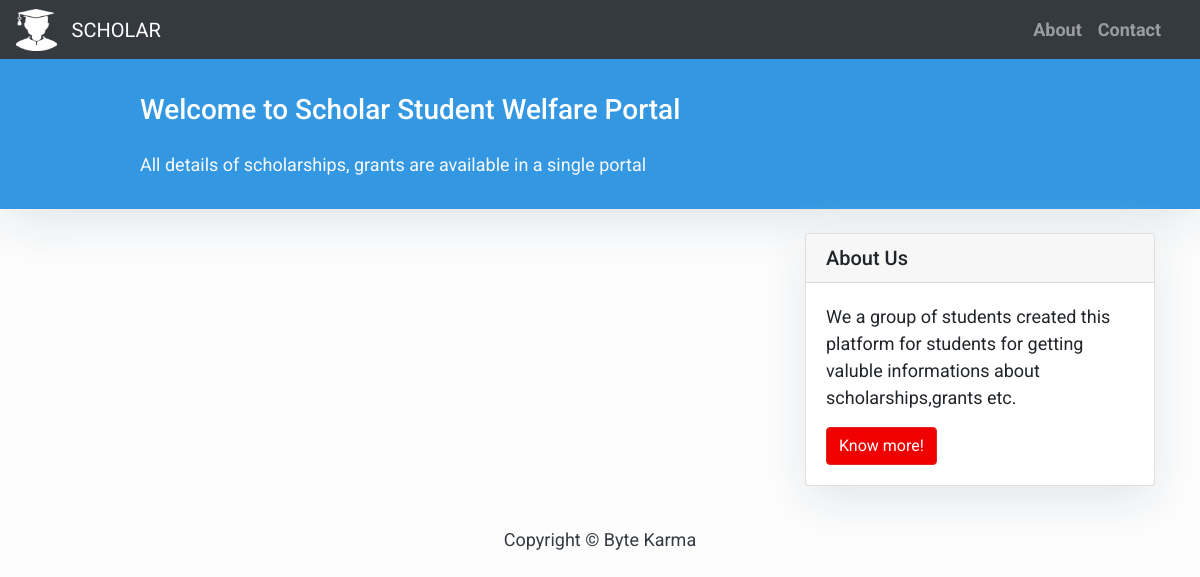
The app's page /, older data.
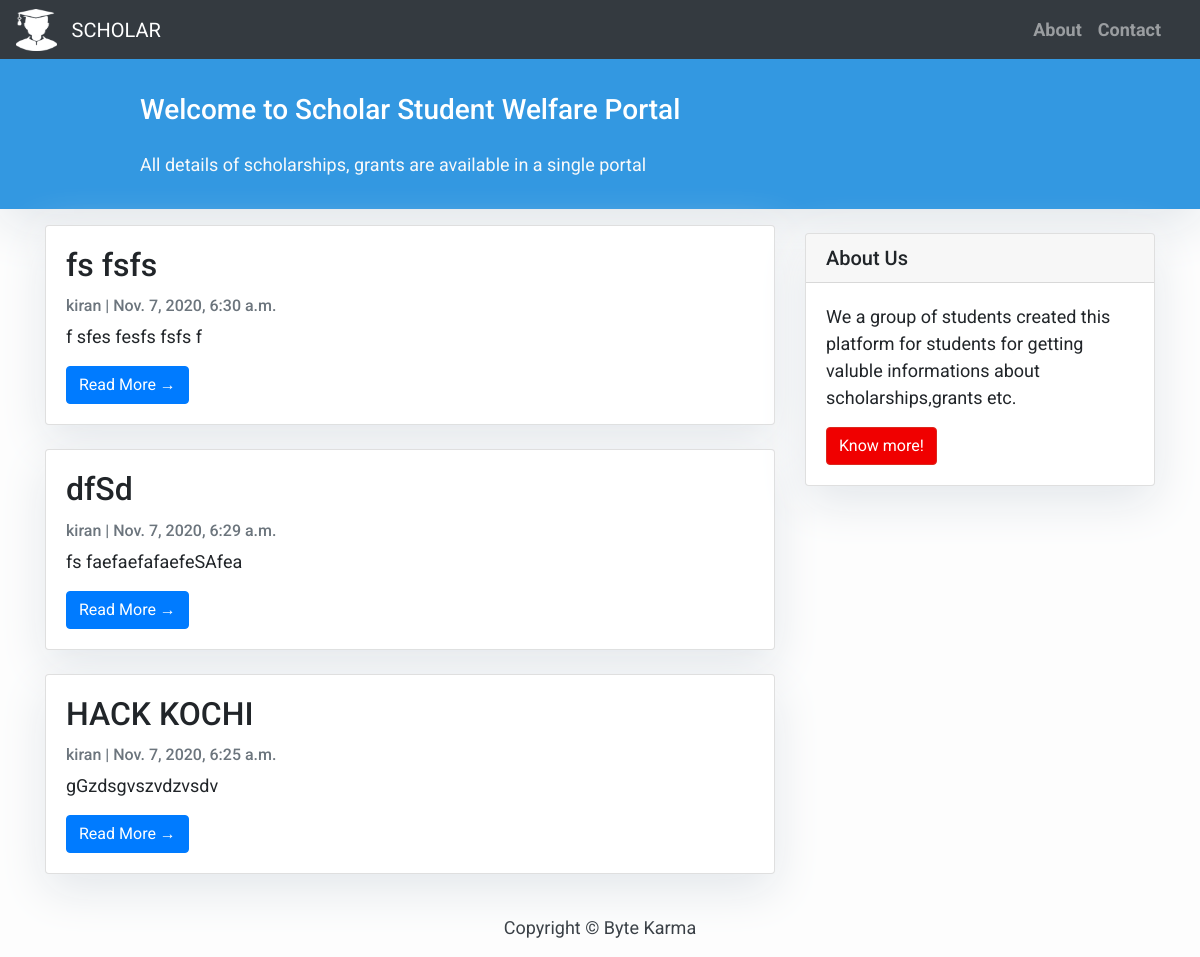
The same page, newer data.
### blog/models.py (models this page shows, shortened)
class Post(models.Model):
    title = models.CharField(max_length=200, unique=True)
    topic_image = models.ImageField(null=True, blank=True, upload_to="images/")
    slug = models.SlugField(max_length=200, unique=True)
    author = models.ForeignKey(User, on_delete= models.CASCADE,related_name='blog_posts')
    updated_on = models.DateTimeField(auto_now= True)
    content = models.TextField()
    created_on = models.DateTimeField(auto_now_add=True)
    status = models.IntegerField(choices=STATUS, default=0)
    class Meta:
        ordering = ['-created_on']

### blog/views.py (the view)
# urls.py: path('', views.PostList.as_view(), name='home'),
class PostList(generic.ListView):
    queryset = Post.objects.filter(status=1).order_by('-created_on')
    template_name = 'index.html'

### templates/index.html (shortened to what this page needs)
{% extends "base.html" %}
 {% block content %}
    <header class="masthead" >
            <div class="container">
              <div class="row">
                <div class=" col-md-8 col-md-10 mx-auto">
                  <div class="site-heading">
                    <h3 class=" site-heading my-4 mt-3 text-white"> Welcome to Scholar Student Welfare Portal </h3>
                    <p class="text-light">All details of scholarships, grants are available in a single portal
                    </p>
                </div>
                    </div>
                  </div>
                </div>
              </header>
            <div class="container">
                <div class="row">
              <div class="col-md-8 mt-3 left">
                    {% for post in post_list %}
                <div class="card mb-4" >
                  <div class="card-body">
                    <h2 class="card-title">{{ post.title }}</h2>
                    <p class="card-text text-muted h6">{{ post.author }} | {{ post.created_on}} </p>
                    <p class="card-text">{{post.content|slice:":200" }}</p>
                    <a href="{% url 'post_detail' post.slug  %}" class="btn btn-primary">Read More &rarr;</a>
                  </div>
                </div>
                {% endfor %}
            </div>
                {% block sidebar %}
                {% include 'sidebar.html' %}
                {% endblock sidebar %}
            </div>
        </div>
{%endblock%}

Row changes from the older to the newer data that the page shows:
added Post: title "fs fsfs", author "kiran", created_on "Nov. 7, 2020, 6:30 a.m.", content "f sfes fesfs fsfs f"
added Post: title "dfSd", author "kiran", created_on "Nov. 7, 2020, 6:29 a.m.", content "fs faefaefafaefeSAfea"
added Post: title "HACK KOCHI", author "kiran", created_on "Nov. 7, 2020, 6:25 a.m.", content "gGzdsgvszvdzvsdv"
